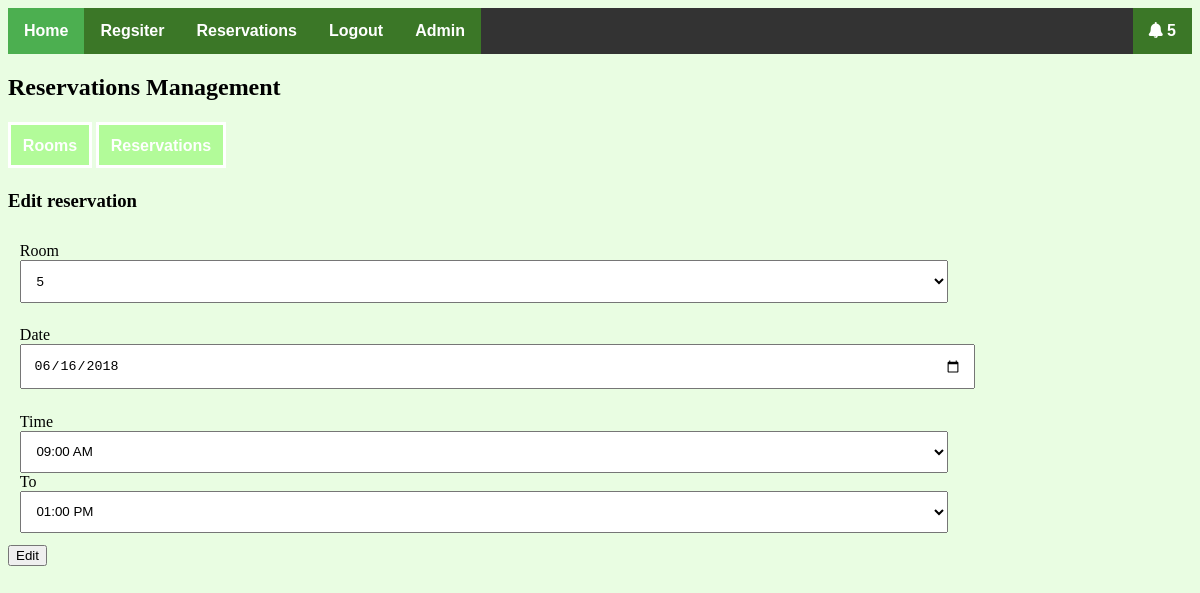
The app's page /pages/editReservation.php?id=17&room_id=11 (signed in) with its own data.
### tables this page shows
CREATE TABLE `reservations` (
  `reservation_id` int(11) NOT NULL,
  `room_id` int(11) NOT NULL,
  `user_id` int(11) NOT NULL,
  `reservation_date` date NOT NULL,
  `from_time` int(11) NOT NULL,
  `to_time` int(11) NOT NULL,
  `approved` tinyint(4) NOT NULL DEFAULT '0',
  `room_price` double NOT NULL DEFAULT '0'
);

### pages/editReservation.php (the view, shortened to what this page needs)
<!DOCTYPE html>
<html>
<head>
  <link rel="stylesheet" type="text/css" href="../css/fontawesome-all.min.css">
  <link rel="stylesheet" type="text/css" href="../css/style.css">
</head>
<body>
  <?php
        include('config.php');
  ?>
<ul>
    <li><a href="../index.php" class="active">Home</a></li>
    <li><a href="register.php">Regsiter</a></li>
    <?php if (isset($_SESSION['login'])) { ?>
      <li><a href="reservations.php">Reservations</a></li>
      <li><a href="logout.php">Logout</a></li>
      <?php if (isset($_SESSION['is_admin']) && ($_SESSION['is_admin'] == "1")) { ?>
        <li><a href="admin.php">Admin</a></li>
        <?php
          $sql = "SELECT * FROM notifications WHERE seen = 0";
          $result = mysqli_query($connection, $sql);
        ?>
        <li style="float:right;"><a href="notification.php"><i class="fas fa-bell"></i> <?=  $result->num_rows > 0 ? $result->num_rows : "" ?>
          </a></li>
      <?php } ?>
    <?php } else { ?>
      <li><a href="login.php">Login</a></li>
    <?php } ?>
  </ul>
  <h2>Reservations Management</h2>
  <div class="admin-links">
    <a href="room.php">Rooms</a>
    <a href="booking.php">Reservations</a>
  </div>
  <h3>Edit reservation</h3>
  <form action="editReservation.php?id=<?= $_GET['id'] ?>&room_id=<?= $_GET['room_id']?>" method="POST">
    <?php
      $sql = "SELECT * FROM reservations WHERE reservation_id = '".$_GET['id']."'";
      $result = mysqli_query($connection, $sql);
      $date = "";
      $from = "";
      $to = "";
      $room = "";
      while ($row = mysqli_fetch_assoc($result)) {
        $date = $row['reservation_date'];
        $from = $row['from_time'];
        $to = $row['to_time'];
        $room = $row['room_id'];
      }
      $time = array(
          "9" => "09:00 AM",
          "10" => "10:00 AM",
          "11" => "11:00 AM",
          "12" => "12:00 AM",
          "13" => "01:00 PM",
          "14" => "02:00 PM",
          "15" => "03:00 PM",
          "16" => "04:00 PM",
          "17" => "05:00 PM",
          "18" => "06:00 PM",
          "19" => "07:00 PM",
          "20" => "08:00 PM",
          "21" => "09:00 PM"
      );
    ?>
    <?php
      $sql = "SELECT * FROM rooms";
      $result = mysqli_query($connection, $sql);
      $rooms = array();
      if ($result->num_rows > 0) {
        while ($row = mysqli_fetch_assoc($result)) {
          $rooms[$row['id']] = $row['room_number'];
        }
      }
    ?>
    <div class="form-group">
      <label for="room">Room</label>
      <select name="room" id="room">
          <?php foreach ($rooms as $key => $value) { ?>
            <?php if ($key == $room) { ?>
              <option value="<?= $key ?>" selected="selected"><?= $value ?></option>
          <?php } else { ?>
            <option value="<?= $key ?>"><?= $value ?></option>
          <?php } ?>
          <?php } ?>
      </select>
    </div>
    <div class="form-group">
      <label for="date">Date</label>
      <input type="date" id="date" name="date" value="<?= $date ?>">
    </div>
    <div class="form-group">
      <label for="from">Time</label>
      <select name="from" id="from">
        <?php foreach ($time as $key => $value) { ?>
          <?php if ($key == $from) { ?>
            <option value="<?= $key ?>" selected="selected"><?= $value ?></option>
          <?php } else { ?>
            <option value="<?= $key ?>"><?= $value ?></option>
          <?php } ?>
        <?php } ?>
      </select>
      <label for="to">To</label>
      <select name="to">
        <?php foreach ($time as $key => $value) { ?>
          <?php if ($key == $to) { ?>
            <option value="<?= $key ?>" selected="selected"><?= $value ?></option>
          <?php } else { ?>
            <option value="<?= $key ?>"><?= $value ?></option>
          <?php } ?>
        <?php } ?>
      </select>
    </div>
    <input type="submit" name="submit" value="Edit">
  </form>
</body>
</html>

### css/style.css (style rules this page uses)
body { background-color: #4bf5131f; }
.form-group { padding: 1%; }
.form-group label { display: block; }
.form-group input, .form-group select, .form-group textarea { width: 80%; padding: 1% }
a { text-decoration: none; background-color: #4bf51359; border: solid 3px #fff; padding: 1%; color: #fff; font-weight: bold; font-family: sans-serif; }
.admin-links { margin: 3% auto; }
ul { list-style-type: none; margin: 0; padding: 0; overflow: hidden; background-color: #333; }
li { float: left; }
li a { display: block !important; color: white !important; text-align: center !important; padding: 14px 16px !important; text-decoration: none !important; border: 0px !important; }
.active { background-color: #4CAF50 !important; }

### records on screen
reservations: room "5", date "06/16/2018", from "09:00 AM", to "01:00 PM"

### other values on screen
$result->num_rows "5"
